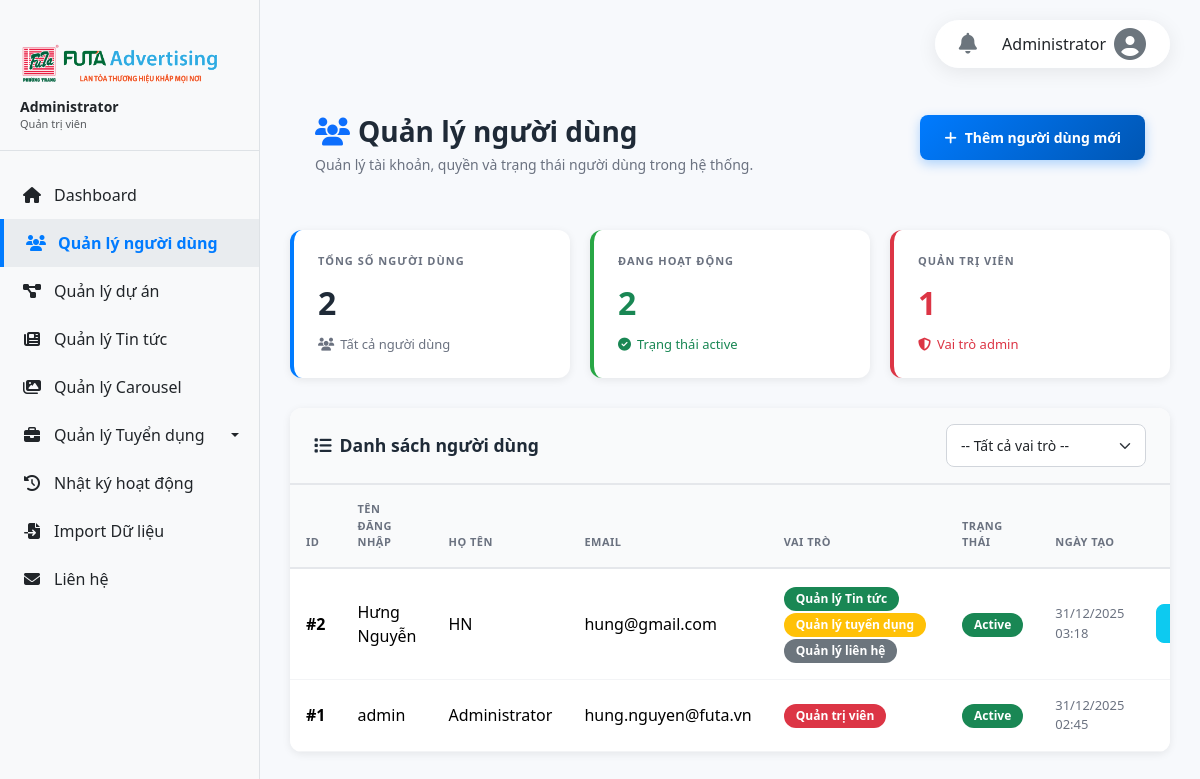
The page /admin/users.php (signed in) on the database its author committed.
### tables this page shows
CREATE TABLE `users` (
  `id` int(11) NOT NULL,
  `username` varchar(100) DEFAULT NULL,
  `password` varchar(255) DEFAULT NULL,
  `fullname` varchar(255) DEFAULT NULL,
  `email` varchar(255) DEFAULT NULL,
  `phone` varchar(50) DEFAULT NULL,
  `avatar` varchar(255) DEFAULT NULL,
  `bio` text DEFAULT NULL,
  `role` varchar(255) DEFAULT 'user',
  `status` enum('active','inactive') DEFAULT 'active',
  `created_at` timestamp NOT NULL DEFAULT current_timestamp()
);

### admin/users.php (the view, shortened to what this page needs)
<?php
require_once 'auth_check.php';
$role_config = [
    'user' => ['label' => 'Người dùng', 'color' => 'secondary'],
    'admin' => ['label' => 'Quản trị viên', 'color' => 'danger'],
    'user_manager' => ['label' => 'Quản lý người dùng', 'color' => 'dark'],
    'project_manager' => ['label' => 'Quản lý dự án', 'color' => 'primary'],
    'carousel_manager' => ['label' => 'Quản lý Carousel', 'color' => 'info'],
    'news_manager' => ['label' => 'Quản lý Tin tức', 'color' => 'success'],
    'recruitment_manager' => ['label' => 'Quản lý tuyển dụng', 'color' => 'warning'],
    'contact_manager' => ['label' => 'Quản lý liên hệ', 'color' => 'secondary']
];
$role_filter = $_GET['role_filter'] ?? '';
$sql = "SELECT * FROM users";
if (!empty($role_filter) && array_key_exists($role_filter, $role_config)) {
    $sql .= " WHERE FIND_IN_SET(?, role) > 0";
    $stmt = $conn->prepare($sql . " ORDER BY created_at DESC");
    $stmt->bind_param("s", $role_filter);
    $stmt->execute();
    $users = $stmt->get_result();
} else {
    $users = $conn->query($sql . " ORDER BY created_at DESC");
}
$show_form = false;
$edit_user = null;
$statsResult = $conn->query("
    SELECT
        COUNT(*) AS total_users,
        SUM(CASE WHEN status = 'active' THEN 1 ELSE 0 END) AS active_users,
        SUM(CASE WHEN role LIKE '%admin%' THEN 1 ELSE 0 END) AS admin_users
    FROM users
");
$stats = $statsResult ? $statsResult->fetch_assoc() : ['total_users' => 0, 'active_users' => 0, 'admin_users' => 0];
?>
<!DOCTYPE html>
<html lang="vi">
<head>
    <link rel="stylesheet" href="https://cdn.jsdelivr.net/npm/bootstrap@5.3.3/dist/css/bootstrap.min.css">
    <link rel="stylesheet" href="https://cdnjs.cloudflare.com/ajax/libs/font-awesome/6.5.2/css/all.min.css">
</head>
<body>
<?php include 'sidebar.php'; ?>
<div class="main-content">
    <div class="page-header">
        <div>
            <h1><i class="fas fa-users me-2 text-primary"></i>Quản lý người dùng</h1>
            <p class="mb-0">Quản lý tài khoản, quyền và trạng thái người dùng trong hệ thống.</p>
        </div>
        <?php if ($show_form): ?>
            <a href="users.php" class="cta-button"><i class="fas fa-arrow-left"></i> Quay lại danh sách</a>
        <?php else: ?>
            <a href="users.php?action=add" class="cta-button"><i class="fas fa-plus"></i> Thêm người dùng mới</a>
        <?php endif; ?>
    </div>
    <?php if ($show_form): ?>
        <div class="card">
            <div class="card-header">
                <h5><i class="fas fa-<?php echo $edit_user ? 'edit' : 'plus-circle'; ?> me-2"></i><?php echo $edit_user ? 'Cập nhật người dùng' : 'Thêm người dùng mới'; ?></h5>
            </div>
            <div class="card-body">
                <form method="POST" action="users.php" class="row g-3">
                    <input type="hidden" name="action" value="<?php echo $edit_user ? 'edit' : 'add'; ?>">
                    <?php if ($edit_user): ?>
                        <input type="hidden" name="id" value="<?php echo $edit_user['id']; ?>">
                    <?php endif; ?>
                    <div class="col-md-6">
                        <label class="form-label">Tên đăng nhập *</label>
                        <input type="text" class="form-control" name="username" required value="<?php echo htmlspecialchars($edit_user['username'] ?? ''); ?>" placeholder="Nhập tên đăng nhập">
                    </div>
                    <div class="col-md-6">
                        <label class="form-label">Mật khẩu <?php echo $edit_user ? '(để trống nếu không đổi)' : '*'; ?></label>
                        <div class="input-group">
                            <input type="password" class="form-control" name="password" id="passwordInput" placeholder="<?php echo $edit_user ? 'Để trống để giữ nguyên' : 'Mặc định: 123456'; ?>" autocomplete="new-password" readonly onfocus="this.removeAttribute('readonly');">
                            <button class="btn btn-outline-secondary" type="button" id="togglePassword"><i class="fas fa-eye"></i></button>
                        </div>
                        <?php if ($edit_user): ?>
                            <div class="form-text text-muted" style="font-size: 12px;"><i class="fas fa-info-circle"></i> Mật khẩu được mã hóa. Chỉ nhập vào ô này nếu bạn muốn đặt mật khẩu mới.</div>
                        <?php endif; ?>
                    </div>
                    <div class="col-md-6">
                        <label class="form-label">Họ và tên *</label>
                        <input type="text" class="form-control" name="fullname" required value="<?php echo htmlspecialchars($edit_user['fullname'] ?? ''); ?>" placeholder="Nhập họ và tên">
                    </div>
                    <div class="col-md-6">
                        <label class="form-label">Email *</label>
                        <input type="email" class="form-control" name="email" required value="<?php echo htmlspecialchars($edit_user['email'] ?? ''); ?>" placeholder="example@email.com">
                    </div>
                    <div class="col-md-6">
                        <label class="form-label">Số điện thoại</label>
                        <input type="text" class="form-control" name="phone" value="<?php echo htmlspecialchars($edit_user['phone'] ?? ''); ?>" placeholder="0123456789">
                    </div>
                    <div class="col-md-6">
                        <label class="form-label">Trạng thái</label>
                        <select class="form-select" name="status">
                            <option value="active" <?php echo ($edit_user['status'] ?? '') === 'active' ? 'selected' : ''; ?>>Hoạt động</option>
                            <option value="inactive" <?php echo ($edit_user['status'] ?? '') === 'inactive' ? 'selected' : ''; ?>>Không hoạt động</option>
                        </select>
                    </div>
                    <div class="col-12">
                        <label class="form-label">Phân quyền *</label>
                        <div class="role-checkbox-group">
                        <?php
                            $current_roles = isset($edit_user['role']) ? array_map('trim', explode(',', $edit_user['role'])) : [];
                            foreach ($role_config as $key => $config) {
                                $checked = in_array($key, $current_roles) ? 'checked' : '';
                                $label = $config['label'];
                                echo '<div class="form-check form-check-inline">';
                                echo "<input class=\"form-check-input\" type=\"checkbox\" name=\"roles[]\" value=\"$key\" id=\"role_$key\" $checked>";
                                echo "<label class=\"form-check-label\" for=\"role_$key\">$label</label>";
                                echo '</div>';
                            }
                        ?>
                        </div>
                    </div>
                    <div class="col-12">
                        <label class="form-label">Giới thiệu</label>
                        <textarea class="form-control" rows="3" name="bio" placeholder="Mô tả về người dùng..."><?php echo htmlspecialchars($edit_user['bio'] ?? ''); ?></textarea>
                    </div>
                    <div class="col-12 d-flex justify-content-end gap-2">
                        <a href="users.php" class="btn btn-outline-secondary">Hủy</a>
                        <button type="submit" class="btn btn-primary">
                            <i class="fas fa-<?php echo $edit_user ? 'save' : 'plus'; ?> me-1"></i>
                            <?php echo $edit_user ? 'Cập nhật' : 'Thêm mới'; ?>
                        </button>
                    </div>
                </form>
            </div>
        </div>
    <?php else: ?>
        <div class="stat-grid">
            <div class="stat-card">
                <h6>Tổng số người dùng</h6>
                <div class="stat-value"><?php echo number_format($stats['total_users'] ?? 0); ?></div>
                <div class="stat-trend"><i class="fas fa-users"></i>Tất cả người dùng</div>
            </div>
            <div class="stat-card">
                <h6>Đang hoạt động</h6>
                <div class="stat-value text-success"><?php echo number_format($stats['active_users'] ?? 0); ?></div>
                <div class="stat-trend text-success"><i class="fas fa-check-circle"></i>Trạng thái active</div>
            </div>
            <div class="stat-card">
                <h6>Quản trị viên</h6>
                <div class="stat-value text-danger"><?php echo number_format($stats['admin_users'] ?? 0); ?></div>
                <div class="stat-trend text-danger"><i class="fas fa-shield-alt"></i>Vai trò admin</div>
            </div>
        </div>
        <div class="card">
            <div class="card-header">
                <div class="d-flex justify-content-between align-items-center">
                    <h5 class="mb-0"><i class="fas fa-list me-2"></i>Danh sách người dùng</h5>
                    <form method="GET" action="users.php" class="d-flex align-items-center">
                        <select name="role_filter" class="form-select form-select-sm" style="width: auto; min-width: 200px;" onchange="this.form.submit()">
                            <option value="">-- Tất cả vai trò --</option>
                        </select>
                    </form>
                </div>
            </div>
            <div class="card-body p-0">
                <div class="table-responsive">
                    <table class="table table-hover align-middle mb-0">
                        <thead>
                            <tr>
                                <th>ID</th>
                                <th>Tên đăng nhập</th>
                                <th>Họ tên</th>
                                <th>Email</th>
                                <th>Vai trò</th>
                                <th>Trạng thái</th>
                                <th>Ngày tạo</th>
                                <th class="text-end">Thao tác</th>
                            </tr>
                        </thead>
                        <tbody>
                            <?php if ($users->num_rows): ?>
                                <?php while($user = $users->fetch_assoc()): ?>
                                    <tr>
                                        <td><strong>#<?php echo $user['id']; ?></strong></td>
                                        <td><?php echo htmlspecialchars($user['username']); ?></td>
                                        <td><?php echo htmlspecialchars($user['fullname']); ?></td>
                                        <td><?php echo htmlspecialchars($user['email']); ?></td>
                                        <td>
                                            <?php
                                                $user_roles_arr = !empty($user['role']) ? explode(',', $user['role']) : [];
                                                foreach ($user_roles_arr as $r) {
                                                    $r = trim($r);
                                                    $label = $role_config[$r]['label'] ?? ucfirst($r);
                                                    $color = $role_config[$r]['color'] ?? 'secondary';
                                                    echo '<span class="badge bg-'.$color.' me-1">'.$label.'</span>';
                                                }
                                            ?>
                                        </td>
                                        <td>
                                            <span class="badge bg-<?php echo $user['status'] === 'active' ? 'success' : 'secondary'; ?>">
                                                <?php echo ucfirst($user['status']); ?>
                                            </span>
                                        </td>
                                        <td style="font-size: 13px; color: #6b7280;"><?php echo date('d/m/Y H:i', strtotime($user['created_at'])); ?></td>
                                        <td class="text-end">
                                            <div class="d-flex gap-2 justify-content-end">
                                                <a href="view_user.php?id=<?php echo $user['id']; ?>" class="btn btn-sm btn-info" title="Xem">
                                                </a>
                                            </div>
                                        </td>
                                    </tr>
                                <?php endwhile; ?>
                            <?php endif; ?>
                        </tbody>
                    </table>
                </div>
            </div>
        </div>
    <?php endif; ?>
</div>
</body>
</html>

### admin/users.php (style rules this page uses)
:root { --primary: #007bff; --success: #28a745; --danger: #dc3545; --warning: #ffc107; --info: #17a2b8; --dark: #343a40; --light: #f8f9fa; }
body { background: #f7f9fc; font-family: 'Segoe UI', Tahoma, Geneva, Verdana, sans-serif; color: #1f2a37; }
.page-header { display: flex; flex-wrap: wrap; justify-content: space-between; align-items: flex-start; gap: 20px; margin-bottom: 30px; padding: 25px; }
.page-header h1 { font-weight: 700; font-size: 1.75rem; margin: 0; color: #1f2a37; }
.page-header p { color: #6b7280; margin: 5px 0 0; font-size: 14px; }
.cta-button { display: inline-flex; align-items: center; gap: 8px; background: linear-gradient(135deg, #007bff, #0056b3); border: none; color: #fff; padding: 12px 24px; border-radius: 8px; font-weight: 600; font-size: 14px; transition: all 0.3s ease; box-shadow: 0 4px 12px rgba(0,123,255,0.3); text-decoration: none; }
.stat-grid { display: grid; grid-template-columns: repeat(auto-fit, minmax(240px, 1fr)); gap: 20px; margin-bottom: 30px; }
.stat-card { background: #fff; border-radius: 12px; padding: 24px; box-shadow: 0 2px 8px rgba(0,0,0,0.08); border-left: 4px solid var(--primary); transition: all 0.3s ease; }
.stat-card:nth-child(2) { border-left-color: var(--success); }
.stat-card:nth-child(3) { border-left-color: var(--danger); }
.stat-card h6 { text-transform: uppercase; font-size: 11px; letter-spacing: 1px; color: #6b7280; font-weight: 600; margin: 0 0 12px; }
.stat-value { font-size: 32px; font-weight: 700; margin: 8px 0; color: #1f2a37; }
.stat-trend { font-size: 13px; color: #6b7280; display: flex; align-items: center; gap: 6px; }
.card { border: none; border-radius: 12px; box-shadow: 0 2px 8px rgba(0,0,0,0.08); overflow: hidden; background: #fff; margin-bottom: 24px; }
.card-header { background: #f9fafb; border-bottom: 2px solid #e5e7eb; padding: 16px 24px; }
.card-header h5 { margin: 0; font-weight: 700; font-size: 1.1rem; color: #1f2a37; }
.card-body { padding: 24px; }
.table { margin: 0; }
.table thead th { text-transform: uppercase; letter-spacing: 0.5px; font-size: 11px; color: #6b7280; border-bottom: 2px solid #e5e7eb; background: #f9fafb; padding: 16px; font-weight: 600; }
.table tbody td { padding: 16px; vertical-align: middle; border-bottom: 1px solid #f3f4f6; }
.badge { padding: 6px 12px; border-radius: 20px; font-weight: 600; font-size: 12px; }
.form-control, .form-select { border-radius: 8px; border: 1px solid #d1d5db; padding: 10px 14px; font-size: 14px; transition: all 0.2s ease; }
.btn { border-radius: 8px; padding: 8px 16px; font-weight: 600; font-size: 14px; transition: all 0.2s ease; }

### admin/sidebar.php (style rules this page uses)
.main-content { margin-left: 260px; padding: 30px; padding-top: 90px; min-height: 100vh; }

### rows shown on the page
users: id "2", username "Hưng Nguyễn", fullname "HN", email "hung@gmail.com", role "Quản lý Tin tức", role "Quản lý tuyển dụng", role "Quản lý liên hệ", status "Active", created_at "31/12/2025 03:18"
users: id "1", username "admin", fullname "Administrator", email "hung.nguyen@futa.vn", role "Quản trị viên", status "Active", created_at "31/12/2025 02:45"

### other values the page prints
$_SESSION['admin_fullname'] "Administrator"
$display_role_str "Quản trị viên"
$stats['total_users'] "2"
$stats['active_users'] "2"
$stats['admin_users'] "1"
